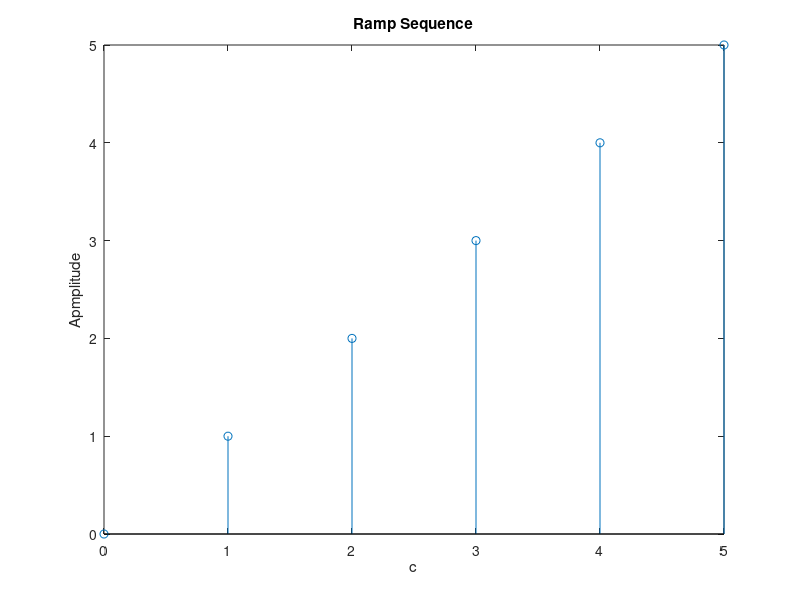

Recreate this plot in MATLAB.
%Ramp Sequence 

x = input('Enter the length of ramp sequence: ');
t = 0:x;
stem(t,t);
xlabel('c');
ylabel('Apmplitude');
title('Ramp Sequence');